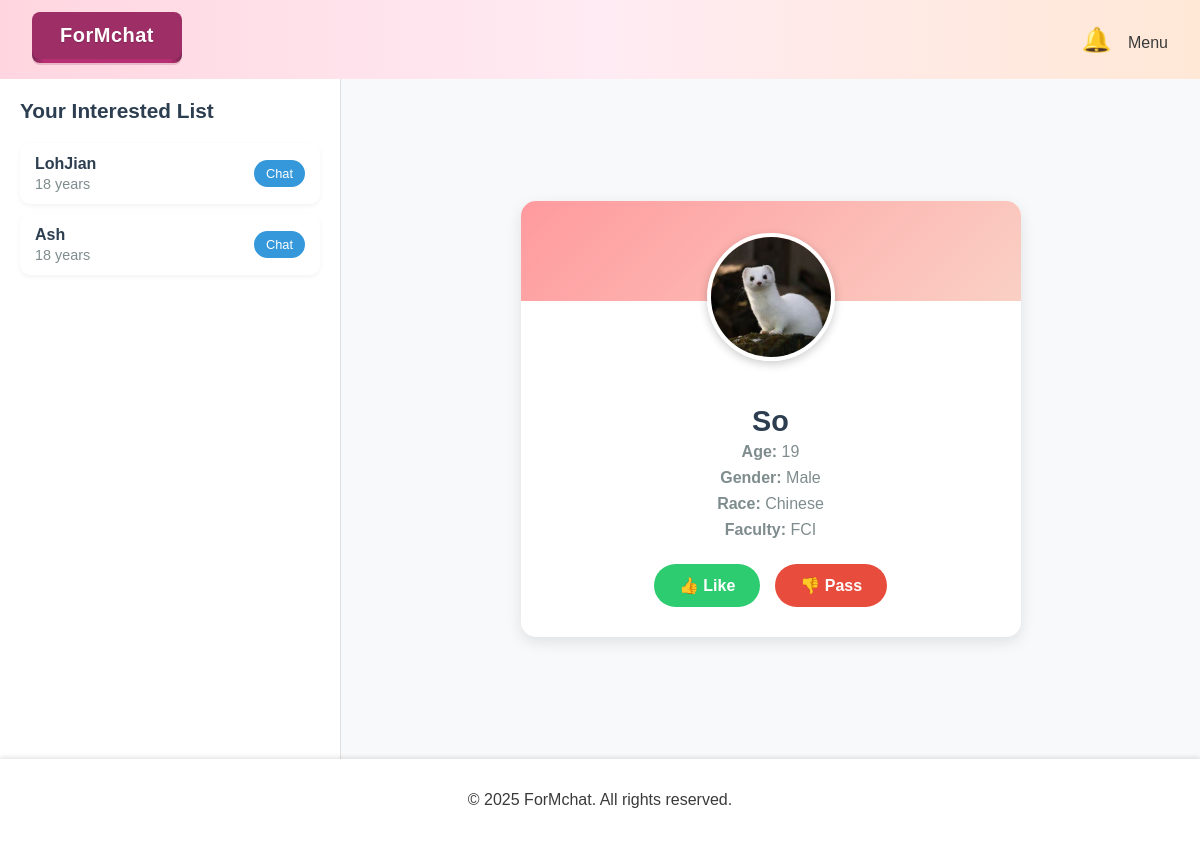
Screenshot of /matches (signed in) with the database file from the repository.
### app.py (models this page shows)
class User(db.Model):
    __tablename__ = 'user'
    id = db.Column(db.Integer, primary_key=True)
    username = db.Column(db.String(100), nullable=False)
    email = db.Column(db.String(120), unique=True, nullable=False)
    password = db.Column(db.String(200), nullable=False)
    is_verified = db.Column(db.Boolean, default=False)
    verification_status = db.Column(db.String(100), default="Pending Approval")
    age = db.Column(db.Integer)
    race = db.Column(db.String(50))
    faculty = db.Column(db.String(50))
    sex = db.Column(db.String(10))
    bio = db.Column(db.Text)
    location = db.Column(db.String(100))
    avatar = db.Column(db.String(200), default=app.config['DEFAULT_AVATAR_PATH'])
    likes_received = db.relationship("Like", foreign_keys="Like.target_user_id", backref="target_user")
    loves_received = db.relationship("Love", foreign_keys="Love.target_user_id", backref="target_user")
    sent_messages = db.relationship('Message', foreign_keys='Message.sender_id', backref='sender')
    received_messages = db.relationship('Message', foreign_keys='Message.receiver_id', backref='receiver')
    last_login = db.Column(db.DateTime, default=datetime.utcnow)
    login_count = db.Column(db.Integer, default=0)

### app.py (the view)
@app.route('/matches')
def show_matches():
    if 'user_id' not in session:
        return redirect(url_for('login'))
    current_user = User.query.get(session['user_id'])
    reacted_ids = db.session.query(
        or_(
            Interested.liked_id,
            Dislike.disliked_id
        )
    ).filter(
        or_(
            Interested.liker_id == current_user.id,
            Dislike.disliker_id == current_user.id
        )
    ).distinct().all()
    reacted_ids = [id[0] for id in reacted_ids] if reacted_ids else []
    match = User.query.filter(
        User.id != current_user.id,
        ~User.id.in_(reacted_ids),
        func.abs(User.age - current_user.age) <= 5
    ).order_by(func.random()).first()
    interested_users = User.query.join(
        Interested,
        User.id == Interested.liked_id
    ).filter(
        Interested.liker_id == current_user.id
    ).all()
    return render_template(
        'matches.html',
        match=match,
        interested_users=interested_users,
        user=current_user,
        current_user=current_user
    )

### app.py (called while the page is built)
@app.before_request
def before_request():
    if 'session_id' not in session:
        session['session_id'] = secrets.token_hex(16)

def generate_csrf_token():
    if 'csrf_token' not in session:
        session['csrf_token'] = secrets.token_hex(16)
    return session['csrf_token']

@app.context_processor
def inject_user_and_notifications():
    user = None
    unread_count = 0
    if 'user_id' in session:
        user_id = session['user_id']
        user = User.query.get(user_id)
        unread_count = Notification.query.filter_by(user_id=user_id, is_read=False).count()
    return dict(user=user, unread_count=unread_count)

@app.context_processor   #pass current_user to render_template() again and always available in base.html
def inject_current_user():
    user_id = session.get('user_id')
    if user_id:
        current_user = User.query.get(user_id)
        return dict(current_user=current_user)
    return dict(current_user=None)

### ash/templates/matches.html (shortened to what this page needs)
{% extends "base.html" %}
{% block content %}
<div class="matches-container">
    <div class="matches-sidebar">
        <div class="sidebar-header">
            <div class="sidebar-title">Your Interested List</div>
        </div>
        <ul class="matches-list">
            {% if interested_users %}
                {% for user in interested_users %}
                <li class="match-item">
                    <div class="match-info">
                        <div class="match-name">{{ user.username }}</div>
                        <div class="match-age">{{ user.age }} years</div>
                    </div>
                    <a href="{{ url_for('chat', other_user_id=user.id) }}" class="chat-btn">Chat</a>
                </li>
                {% endfor %}
            {% else %}
                <div style="text-align: center; padding: 20px; color: #7f8c8d;">
                    No connections yet. Start matching!
                </div>
            {% endif %}
        </ul>
    </div>
    <div class="matches-main">
        {% if match %}
        <div class="match-card">
            <div class="match-header">
                {% if match.avatar and 'default_avatar.jpg' not in match.avatar %}
                    <img
                        src="{{ url_for('media_files', filename='uploads/user_avatars/' ~ match.avatar) }}"
                        class="match-avatar-large"
                        alt="{{ match.username }}"
                        onerror="this.onerror=null; this.src='{{ url_for('media_files', filename='images/default_avatar.jpg') }}'">
                {% else %}
                    <img
                        src="{{ url_for('media_files', filename='images/default_avatar.jpg') }}"
                        class="match-avatar-large"
                        alt="Default avatar">
                {% endif %}
            </div>
            <div class="match-body">
                <h2 class="match-name-large">{{ match.username }}</h2>
                <div class="match-details">
                    <div class="match-detail"><strong>Age:</strong> {{ match.age }}</div>
                    <div class="match-detail"><strong>Gender:</strong> {{ match.sex }}</div>
                    <div class="match-detail"><strong>Race:</strong> {{ match.race }}</div>
                    <div class="match-detail"><strong>Faculty:</strong> {{ match.faculty }}</div>
                </div>
                <form method="post" class="match-actions">
                    <button type="submit"
                            formaction="{{ url_for('mark_interested', liked_id=match.id) }}"
                            class="action-btn like-btn">
                        👍 Like
                    </button>
                    <button type="submit"
                            formaction="{{ url_for('dislike_user', disliked_id=match.id) }}"
                            class="action-btn dislike-btn">
                        👎 Pass
                    </button>
                </form>
            </div>
        </div>
        {% else %}
        <div class="no-matches">
            <div class="no-matches-icon">😕</div>
            <h3 class="no-matches-text">No more matches right now</h3>
            <p>Check back later or adjust your preferences</p>
        </div>
        {% endif %}
    </div>
</div>
{% endblock %}

### frontend/static/css/style.css (style rules this page uses)
body { font-family: 'Arial', sans-serif; margin: 0; padding: 0; background-color: #FFD3B6; color: #3A3A3A; display: flex; flex-direction: column; min-height: 100vh; }
button { position: relative; border: none; background: transparent; padding: 0; outline: none; cursor: pointer; font-family: sans-serif; }
body { background-color: #f8f9fa; }

### ash/templates/matches.html (style rules this page uses)
.matches-container { display: flex; min-height: calc(100vh - 120px); background: #f8f9fa; }
.matches-sidebar { width: 300px; background: white; border-right: 1px solid #e0e0e0; padding: 20px; overflow-y: auto; }
.sidebar-header { display: flex; justify-content: space-between; align-items: center; margin-bottom: 20px; }
.sidebar-title { font-size: 1.3rem; color: #2c3e50; font-weight: 600; }
.matches-list { list-style: none; padding: 0; }
.match-item { display: flex; align-items: center; padding: 12px 15px; margin-bottom: 10px; border-radius: 10px; transition: all 0.3s ease; background: white; box-shadow: 0 2px 5px rgba(0,0,0,0.05); }
.match-info { flex: 1; }
.match-name { font-weight: 600; margin-bottom: 3px; color: #2c3e50; }
.match-age { font-size: 0.9rem; color: #7f8c8d; }
.chat-btn { background: #3498db; color: white; border: none; padding: 6px 12px; border-radius: 20px; font-size: 0.8rem; cursor: pointer; transition: all 0.3s; text-decoration: none; display: inline-block; }
.matches-main { flex: 1; padding: 30px; display: flex; justify-content: center; align-items: center; }
.match-card { background: white; border-radius: 15px; box-shadow: 0 5px 15px rgba(0,0,0,0.1); width: 100%; max-width: 500px; overflow: hidden; }
.match-header { position: relative; height: 100px; background: linear-gradient(135deg, #ff9a9e 0%, #fad0c4 100%); }
.match-avatar-large { width: 120px; height: 120px; border-radius: 50%; border: 4px solid white; object-fit: cover; position: absolute; bottom: -60px; left: 50%; transform: translateX(-50%); box-shadow: 0 3px 10px rgba(0,0,0,0.2); }
.match-body { padding: 80px 30px 30px; text-align: center; }
.match-name-large { font-size: 1.8rem; margin-bottom: 5px; color: #2c3e50; }
.match-details { color: #7f8c8d; margin-bottom: 25px; }
.match-detail { margin-bottom: 8px; }
.match-actions { display: flex; justify-content: center; gap: 15px; margin-top: 25px; }
.action-btn { padding: 12px 25px; border: none; border-radius: 30px; font-size: 1rem; font-weight: 600; cursor: pointer; transition: all 0.3s; display: flex; align-items: center; justify-content: center; }
.like-btn { background: #2ecc71; color: white; }
.dislike-btn { background: #e74c3c; color: white; }

### rows the page displays
User: username "LohJian", age "18"
User: username "Ash", age "18"
User: avatar (picture), username "So", age "19", sex "Male", race "Chinese", faculty "FCI"
